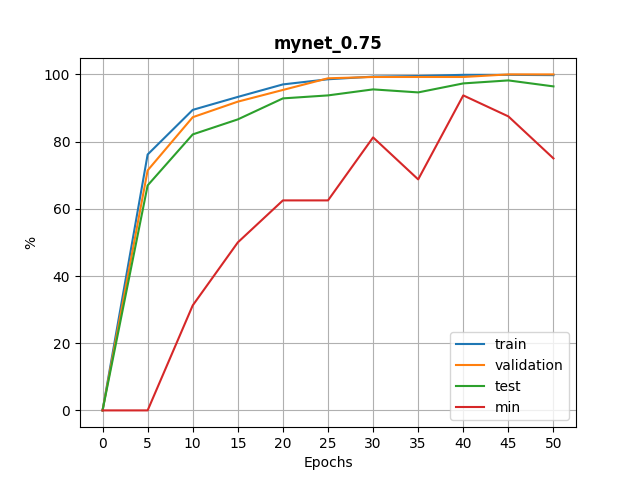
#> input picture error/mynet_0.75.png, 640 x 480 px
$ python preprocessing.py ../error/mynet_0.75.png ../error/mynet_0.75.png
#> lines starting #> are read from the running program, lines starting #| are printed output that depends on the picture
from __future__ import division, print_function, absolute_import
import os,sys,platform
import scipy.ndimage
import matplotlib.pyplot as plt
import numpy as np

from PIL import Image
from colorama import init
from termcolor import colored

# init colored print
init()

MODE = 'RGB' # RGB
loaded = True

# check number of arguments
if (len(sys.argv) < 2):
    print(colored("Call: $ python scripts\preprocessing.py {image_path} [image_path]","red"))
    sys.exit(colored("ERROR: Not enough arguments!","red"))

img      = scipy.ndimage.imread(sys.argv[1], mode=MODE)   # mode='L', flatten=True -> grayscale
img_mean = img - scipy.ndimage.measurements.mean(img)     # confirmed. check data_utils.py on github
img_std  = img / np.std(img)                              # confirmed. check data_utils.py on github
mean_std = img_mean / np.std(img)

subplots = [221,222,223,224]

try:
    img2 = scipy.ndimage.imread(sys.argv[2], mode=MODE)
except:
    loaded = False
    subplots = [121,122]
    pass

plt.title("Image Preprocessing")

ax = plt.subplot(subplots[0])
plt.imshow(img)
ax.set_title("Original")

ax = plt.subplot(subplots[1])
plt.imshow(img_mean)
ax.set_title("Mean")

if(False):
        ax = plt.subplot(223)
        plt.imshow(img_std)
        ax.set_title("Std")

        ax = plt.subplot(224)
        plt.imshow(mean_std)
        ax.set_title("Mean & Std")


if(loaded):
    img2_mean = img2 - scipy.ndimage.measurements.mean(img2)

    ax = plt.subplot(subplots[2])
    plt.imshow(img2)
    ax.set_title("Original")

    ax = plt.subplot(subplots[3])
    plt.imshow(img2_mean)
    ax.set_title("Mean")
plt.show()
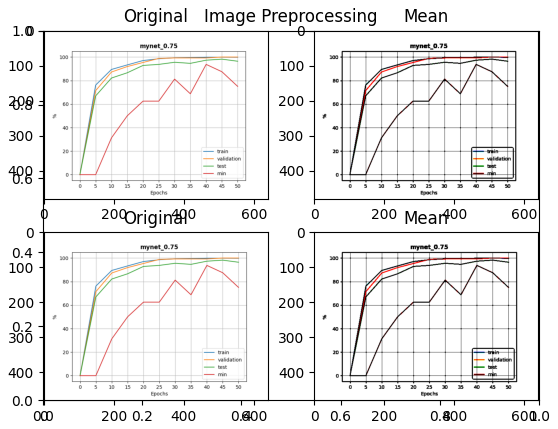
#> figure drawn by matplotlib, 4 panels
